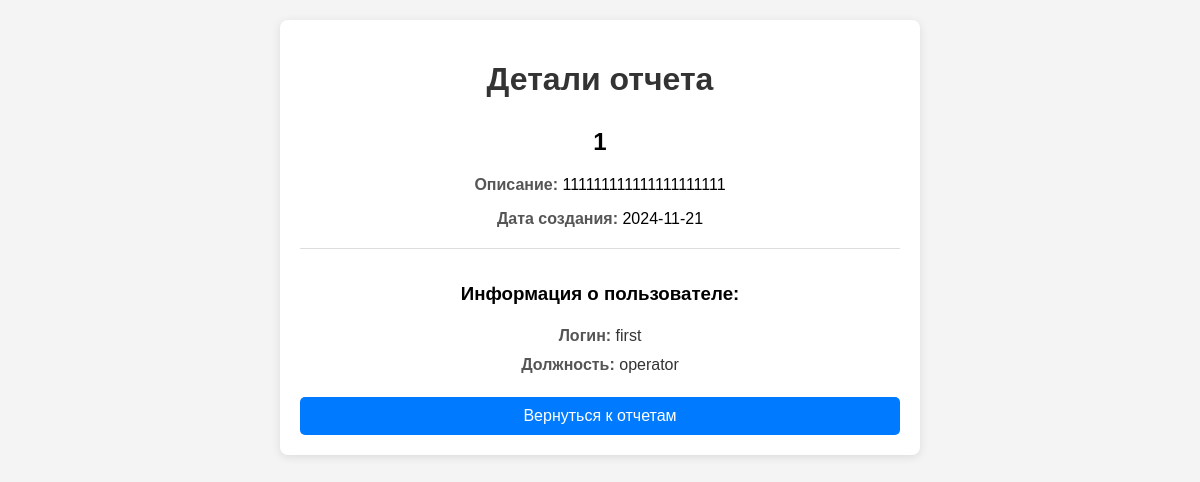
Screenshot of /reports/28/6 with the database file from the repository.
### tables this page shows
CREATE TABLE reports (id INTEGER PRIMARY KEY AUTOINCREMENT, user_id INTEGER, name TEXT, info TEXT, created_at TEXT, FOREIGN KEY (user_id) REFERENCES users (id));

### app/models/user.py (models this page shows, shortened)
class User(db.Model, UserMixin):  # Наследуем от UserMixin для поддержки Flask-Login
    __tablename__ = 'users'
    id = db.Column(db.Integer, primary_key=True)
    username = db.Column(db.String(100), nullable=False)
    role = db.Column(db.String(50), nullable=False)
    login = db.Column(db.String(100), unique=True, nullable=False)
    password = db.Column(db.String(100), nullable=False)
    birthdate = db.Column(db.Date)
    avatar = db.Column(db.String(255), default='default_avatar.png')

### app/routes.py (the view)
@routes.route('/reports/<user_id>/<report_id>', methods=['GET'])
def show_report_details(user_id, report_id):
    report = Report.get_by_id(report_id)
    if report:
        report_controller = ReportController(report.user_id)
        return render_template('report_details.html', report=report)
    else:
        flash("Отчет не найден.")
        return redirect(url_for('routes.reports', user_id=user_id))

### app/models/report.py (called while the page is built)
    @staticmethod
    def get_by_id(report_id: int) -> Optional["Report"]:
        with connect_db() as conn:
            cursor = conn.cursor()
            cursor.execute('SELECT id, user_id, name, info, created_at FROM reports WHERE id = ?', (report_id,))
            row = cursor.fetchone()
            if row:
                return Report(name=row[2], info=row[3], user_id=row[1], created_at=row[4], report_id=row[0])
            return None

    def get_user_info(self) -> Optional[Tuple[str, str]]:
        if self._user_info is None:  # Проверяем, есть ли уже кэшированные данные
            with connect_db() as conn:
                cursor = conn.cursor()
                cursor.execute('SELECT login, role FROM users WHERE id = ?', (self.user_id,))
                self._user_info = cursor.fetchone()
        return self._user_info

    @property
    def user_info(self) -> Optional[Tuple[str, str]]:
        return self.get_user_info()

### utils/database.py (called while the page is built)
def connect_db():
    return sqlite3.connect(DATABASE_PATH)

### app/templates/report_details.html (shortened to what this page needs)
<!DOCTYPE html>
<html lang="ru">
<head>
    <link rel="stylesheet" href="{{ url_for('static', filename='report_details.css') }}">
</head>
<body>
    <div class="container">
        <header>
            <h1>Детали отчета</h1>
        </header>
        <section class="report-info">
            <h2>{{ report.name }}</h2>
            <p><strong>Описание:</strong> {{ report.info }}</p>
            <p><strong>Дата создания:</strong> {{ report.created_at }}</p>
        </section>
        <section class="user-info">
            <h3>Информация о пользователе:</h3>
            <p><strong>Логин:</strong> {{ report.user_info[0] if report.user_info else "Не указано" }}</p>
            <p><strong>Должность:</strong> {{ report.user_info[1] if report.user_info else "Не указано" }}</p>
        </section>
        <footer>
            <a href="{{ url_for('routes.reports', user_id=report.user_id) }}" class="btn back-btn">Вернуться к отчетам</a>
        </footer>
    </div>
</body>
</html>

### app/static/report_details.css (style rules this page uses)
body { font-family: Arial, sans-serif; margin: 0; padding: 0; background-color: #f4f4f4; }
.container { max-width: 600px; margin: 20px auto; background: #fff; padding: 20px; border-radius: 8px; box-shadow: 0 2px 10px rgba(0, 0, 0, 0.1); }
header h1 { text-align: center; color: #333; margin-bottom: 30px; }
.report-info, .user-info { margin: 20px 0; text-align: center; }
.user-info { border-top: 1px solid #ddd; padding-top: 15px; }
.user-info p { margin: 5px 0; line-height: 1.5; color: #333; }
strong { color: #555; }
.btn { display: inline-block; background-color: #007bff; color: #fff; padding: 10px 15px; text-align: center; border: none; border-radius: 5px; text-decoration: none; transition: background-color 0.2s; margin-top: 20px; }
.back-btn { display: block; text-align: center; }

### rows the page displays
reports: name "1", info "111111111111111111111", created_at "2024-11-21"
User: login "first", role "operator"
